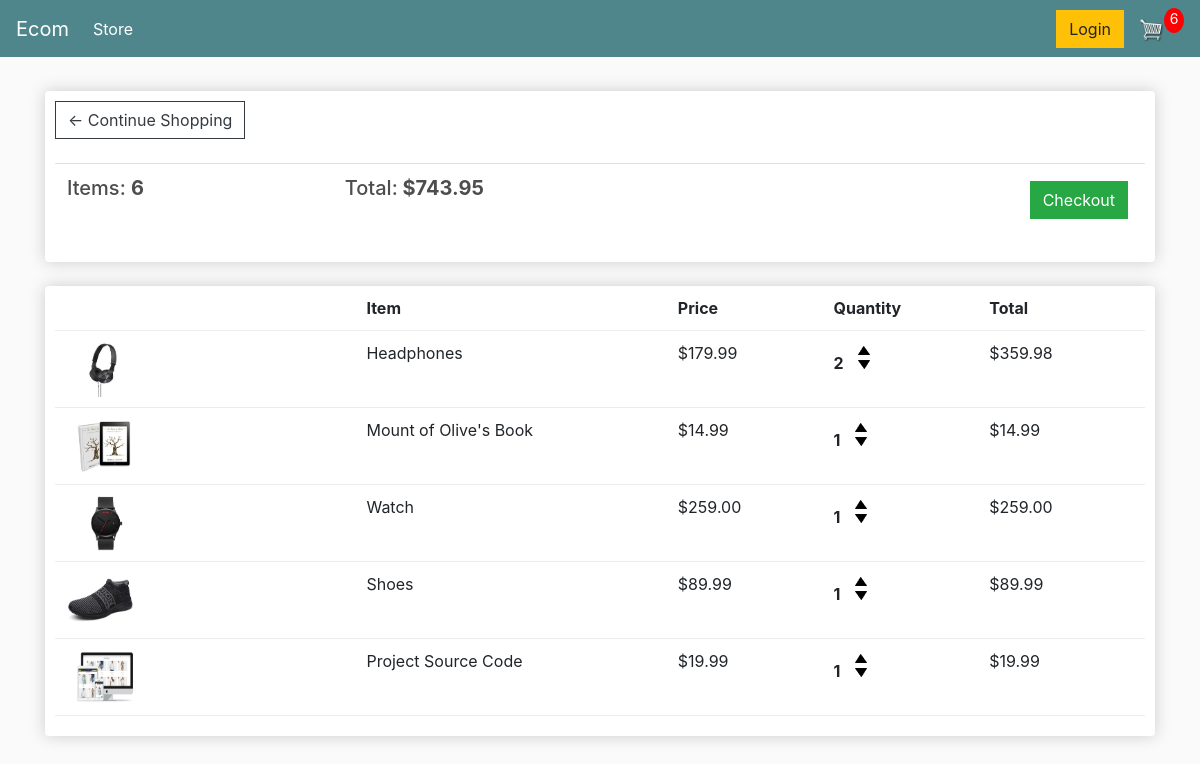
The app's page /cart/ (signed in) with its own data.
### store/models.py (models this page shows, shortened)
class Order(models.Model):
	customer = models.ForeignKey(Customer, on_delete=models.SET_NULL, null=True, blank=True)
	date_ordered = models.DateTimeField(auto_now_add=True)
	complete = models.BooleanField(default=False)
	transaction_id = models.CharField(max_length=100, null=True)
	@property
	def get_cart_total(self):
		orderitems = self.orderitem_set.all()
		total = sum([item.get_total for item in orderitems])
		return total
	@property
	def get_cart_items(self):
		orderitems = self.orderitem_set.all()
		total = sum([item.quantity for item in orderitems])
		return total

class OrderItem(models.Model):
	product = models.ForeignKey(Product, on_delete=models.SET_NULL, null=True)
	order = models.ForeignKey(Order, on_delete=models.SET_NULL, null=True)
	quantity = models.IntegerField(default=0, null=True, blank=True)
	date_added = models.DateTimeField(auto_now_add=True)
	@property
	def get_total(self):
		total = self.product.price * self.quantity
		return total

class Product(models.Model):
	name = models.CharField(max_length=200)
	price = models.FloatField()
	digital = models.BooleanField(default=False,null=True, blank=True)
	image = models.ImageField(null=True, blank=True)
	@property
	def imageURL(self):
		try:
			url = self.image.url
		except:
			url = ''
		return url

### store/views.py (the view)
# urls.py: path('cart/', views.cart, name="cart"),
def cart(request):
	data = cartData(request)
	cartItems = data['cartItems']
	order = data['order']
	items = data['items']
	context = {'items':items, 'order':order, 'cartItems':cartItems}
	return render(request, 'store/cart.html', context)

### store/utils.py (called while the page is built)
def cartData(request):
	if request.user.is_authenticated:
		customer = request.user.customer
		order, created = Order.objects.get_or_create(customer=customer, complete=False)
		items = order.orderitem_set.all()
		cartItems = order.get_cart_items
	else:
		cookieData = cookieCart(request)
		cartItems = cookieData['cartItems']
		order = cookieData['order']
		items = cookieData['items']
	return {'cartItems':cartItems ,'order':order, 'items':items}

### store/templates/store/cart.html
{% extends 'store/main.html' %}
{% load static %}
{% block content %}
	<div class="row">
		<div class="col-lg-12">
			<div class="box-element">
				<a  class="btn btn-outline-dark" href="{% url 'store' %}">&#x2190; Continue Shopping</a>
				<br>
				<br>
				<table class="table">
					<tr>
						<th><h5>Items: <strong>{{order.get_cart_items}}</strong></h5></th>
						<th><h5>Total:<strong> ${{order.get_cart_total|floatformat:2}}</strong></h5></th>
						<th>
							<a  style="float:right; margin:5px;" class="btn btn-success" href="{% url 'checkout' %}">Checkout</a>
						</th>
					</tr>
				</table>
			</div>
			<br>
			<div class="box-element">
				<div class="cart-row">
					<div style="flex:2"></div>
					<div style="flex:2"><strong>Item</strong></div>
					<div style="flex:1"><strong>Price</strong></div>
					<div style="flex:1"><strong>Quantity</strong></div>
					<div style="flex:1"><strong>Total</strong></div>
				</div>
				{% for item in items %}
				<div class="cart-row">
					<div style="flex:2"><img class="row-image" src="{{item.product.imageURL}}"></div>
					<div style="flex:2"><p>{{item.product.name}}</p></div>
					<div style="flex:1"><p>${{item.product.price|floatformat:2}}</p></div>
					<div style="flex:1">
						<p class="quantity">{{item.quantity}}</p>
						<div class="quantity">
							<img data-product="{{item.product.id}}" data-action="add" class="chg-quantity update-cart" src="{% static  'images/arrow-up.png' %}">
							<img data-product="{{item.product.id}}" data-action="remove" class="chg-quantity update-cart" src="{% static  'images/arrow-down.png' %}">
						</div>
					</div>
					<div style="flex:1"><p>${{item.get_total|floatformat:2}}</p></div>
				</div>
				{% endfor %}
			</div>
		</div>
	</div>
{% endblock content %}

### static/css/main.css (style rules this page uses)
body { background-color: hsl(0, 0%, 98%); }
h1,h2,h3,h4,h5,h6 { color:hsl(0, 0%, 30%); }
.box-element { box-shadow:hsl(0, 0%, 80%) 0 0 16px; background-color: #fff; border-radius: 4px; padding: 10px; }
.col-lg-4, .col-lg-6, .col-lg-8, .col-lg-12 { margin-top: 10px; }
.btn { border-radius: 0; }
.row-image { width: 100px; }
.cart-row { display: flex; align-items: flex-stretch; padding-bottom: 10px; margin-bottom: 10px; border-bottom: 1px solid #ececec; }
.quantity { display: inline-block; font-weight: 700; padding-right:10px; }
.chg-quantity { width: 12px; cursor: pointer; display: block; margin-top: 5px; transition:.1s; }

### records on screen
Order: get_cart_items "6", get_cart_total "743.95"
OrderItem: product.imageURL (picture), product.name "Headphones", product.price "179.99", quantity "2", get_total "359.98"
OrderItem: product.imageURL (picture), product.name "Mount of Olive's Book", product.price "14.99", quantity "1", get_total "14.99"
OrderItem: product.imageURL (picture), product.name "Watch", product.price "259.00", quantity "1", get_total "259.00"
OrderItem: product.imageURL (picture), product.name "Shoes", product.price "89.99", quantity "1", get_total "89.99"
OrderItem: product.imageURL (picture), product.name "Project Source Code", product.price "19.99", quantity "1", get_total "19.99"

### other values on screen
{{ cartItems }} "6"
